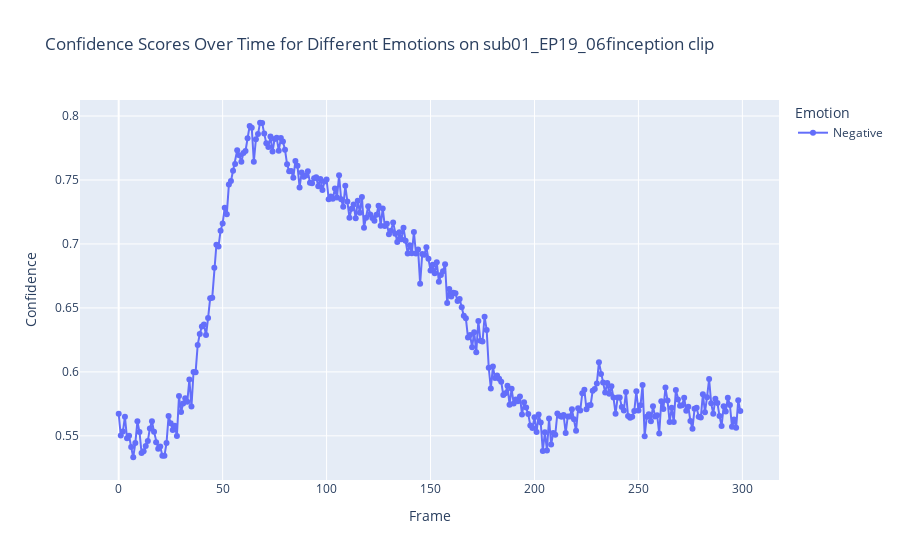

Here is the notebook cell this chart was saved with:
### Code cell
plot_predictions(df, 'sub01_EP19_06finception')

### Figure 1 — Plotly figure (JSON) as saved in the notebook; plotly's stock layout.template omitted (floating-point values rounded to 4 significant figures; data arrays with more than 128 entries replaced by an {"elided": "..."} marker saying what was removed)
{"data": [{"hovertemplate": "Emotion=Negative<br>Frame=%{x}<br>Confidence=%{y}<extra></extra>", "legendgroup": "Negative", "line": {"color": "#636efa", "dash": "solid"}, "marker": {"symbol": "circle"}, "mode": "lines+markers", "name": "Negative", "orientation": "v", "showlegend": true, "type": "scatter", "x": {"elided": "300 int values"}, "xaxis": "x", "y": {"elided": "300 float values"}, "yaxis": "y"}], "layout": {"legend": {"title": {"text": "Emotion"}, "tracegroupgap": 0}, "title": {"text": "Confidence Scores Over Time for Different Emotions on sub01_EP19_06finception clip"}, "xaxis": {"anchor": "y", "domain": [0, 1], "title": {"text": "Frame"}}, "yaxis": {"anchor": "x", "domain": [0, 1], "title": {"text": "Confidence"}}}}
